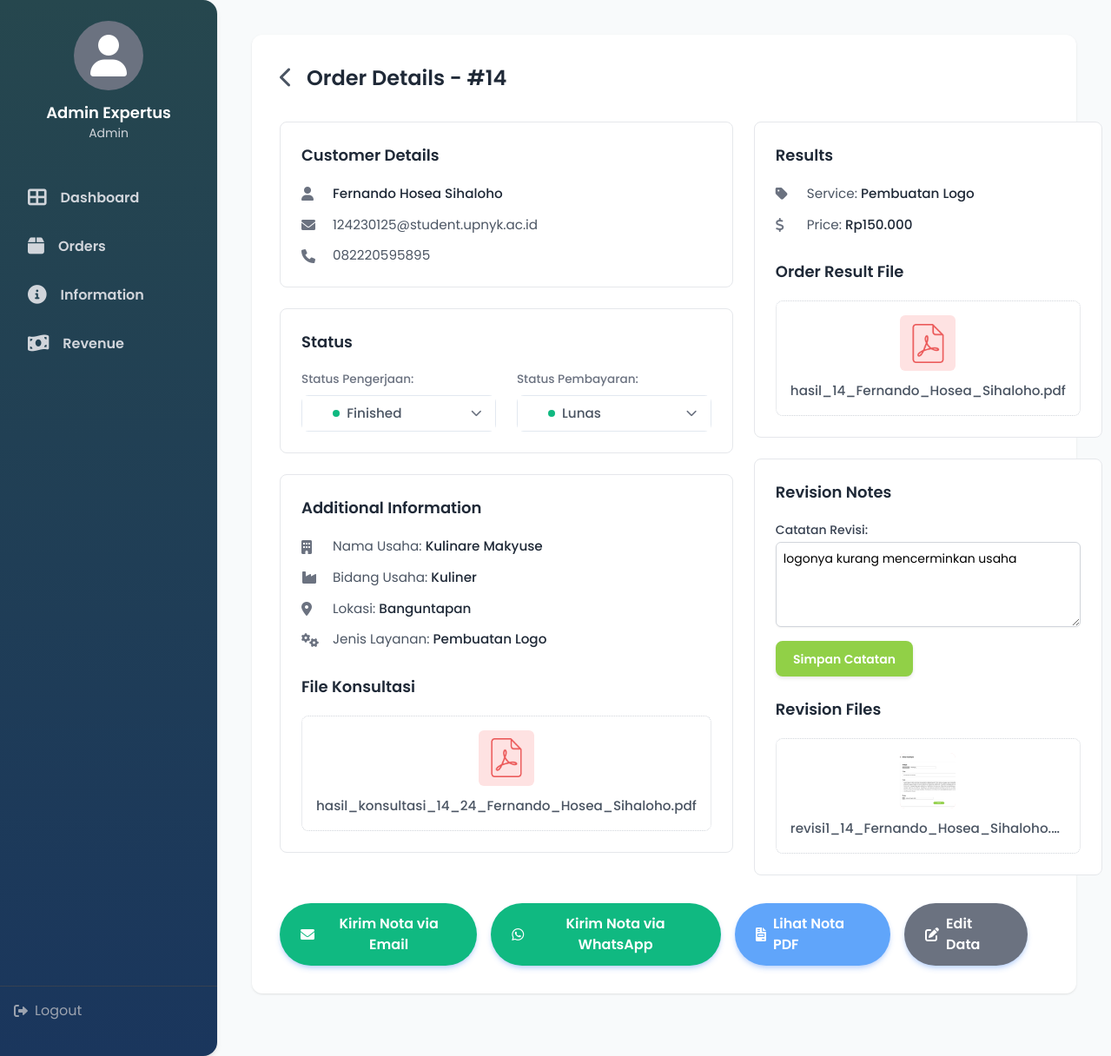
The app's page /admin/orders/detail.php?IdConsult=14 (signed in) with its own data.
### tables this page shows
CREATE TABLE `consult` (
  `IdConsult` int(11) NOT NULL,
  `IdCust` int(11) DEFAULT NULL,
  `HasilConsult` text DEFAULT NULL,
  `PembayaranDP` text DEFAULT NULL,
  `BayarLunas` text DEFAULT NULL,
  `StatusPembayaran` varchar(50) DEFAULT NULL,
  `StatusPengerjaan` varchar(50) DEFAULT NULL,
  `HasilPengerjaan` text DEFAULT NULL,
  `CatatanRevisi` text DEFAULT NULL,
  `Revisi1` text DEFAULT NULL,
  `Revisi2` text DEFAULT NULL,
  `created_at` date NOT NULL,
  `updated_at` date NOT NULL
);

CREATE TABLE `customer` (
  `IdCust` int(11) NOT NULL,
  `Nama` varchar(100) DEFAULT NULL,
  `Email` varchar(100) DEFAULT NULL,
  `NoTelp` varchar(20) DEFAULT NULL,
  `NamaUsaha` varchar(100) DEFAULT NULL,
  `BidangUsaha` varchar(100) DEFAULT NULL,
  `JenisLayanan` varchar(100) DEFAULT NULL,
  `Lokasi` varchar(100) DEFAULT NULL,
  `Harga` decimal(15,2) DEFAULT NULL,
  `created_at` date NOT NULL,
  `updated_at` date NOT NULL
);

### Admin/orders/detail.php (the view, shortened to what this page needs)
<?php
require_once dirname(dirname(__DIR__)) . '/includes/db_config.php';
$consult_id_from_url = filter_var(isset($_GET['IdConsult']) ? $_GET['IdConsult'] : null, FILTER_VALIDATE_INT);
$order_detail = null;
if ($consult_id_from_url !== false && $consult_id_from_url !== null) {
    global $conn;
    $sql_get_order_detail = "SELECT
                                c.IdCust,
                                c.Nama AS customer_name,
                                c.Email AS customer_email,
                                c.NoTelp AS customer_phone,
                                c.NamaUsaha AS nama_usaha,
                                c.BidangUsaha AS bidang_usaha,
                                c.Lokasi AS lokasi_usaha,
                                c.JenisLayanan AS jenis_layanan,
                                c.Harga AS price,
                                con.IdConsult,
                                con.HasilConsult,
                                con.CatatanRevisi AS revision_text,
                                con.Revisi1 AS revision_file_1,
                                con.Revisi2 AS revision_file_2,
                                con.HasilPengerjaan AS order_result_file,
                                con.PembayaranDP,
                                con.BayarLunas,
                                con.StatusPengerjaan AS status_pengerjaan,
                                con.StatusPembayaran AS status_pembayaran
                            FROM `consult` AS con
                            JOIN `customer` AS c ON con.IdCust = c.IdCust
                            WHERE con.IdConsult = ?";
    if ($stmt_detail = $conn->prepare($sql_get_order_detail)) {
        $stmt_detail->bind_param('i', $consult_id_from_url);
        $stmt_detail->execute();
        $result_detail = $stmt_detail->get_result();
        if ($result_detail->num_rows > 0) {
            $order_detail = $result_detail->fetch_assoc();
            $order_detail['price'] = number_format((float)$order_detail['price'], 0, ',', '.');
            $order_detail['service_name'] = $order_detail['jenis_layanan'];
        } else {
            error_log("DEBUG: Order dengan ID " . $consult_id_from_url . " tidak ditemukan di database.");
        }
    } else {
        $update_error = "Kesalahan persiapan query detail order: " . $conn->error;
        error_log("ERROR: Kesalahan persiapan query detail order: " . $conn->error);
    }
}
        ?>
        <?php
function getFileExtension($path) {
    return strtolower(pathinfo($path, PATHINFO_EXTENSION));
}
function getFileIconPath($extension) {
    switch ($extension) {
        case 'pdf':
            return BASE_URL . '/public/images/icons/logopdf.png';
    }
}
function getFileNameFromUrl($url_path) {
    return basename($url_path);
}
?>
<!DOCTYPE html>
<html lang="en">
<head>
    <link href="https://cdn.jsdelivr.net/npm/tailwindcss@2.2.19/dist/tailwind.min.css" rel="stylesheet">
    <link rel="stylesheet" href="https://cdnjs.cloudflare.com/ajax/libs/font-awesome/6.0.0-beta3/css/all.min.css">
</head>
<body class="flex">
    <?php include dirname(dirname(__DIR__)) . '/admin/includes/sidebar.php'; ?>
    <div class="content">
        <div class="order-detail-card">
            <div class="detail-header">
                <a href="<?php echo BASE_URL; ?>/admin/orders/index.php"><i class="fas fa-chevron-left"></i></a>
                <h2>Order Details - #<?php echo htmlspecialchars($order_detail['IdConsult']); ?></h2>
            </div>
            <div class="detail-grid">
                <div class="detail-column-wrapper">
                    <div class="detail-section-card">
                        <h3>Customer Details</h3>
                        <div class="detail-item">
                            <i class="fas fa-user"></i> <span><strong><?php echo htmlspecialchars($order_detail['customer_name']); ?></strong></span>
                        </div>
                        <div class="detail-item">
                            <i class="fas fa-envelope"></i> <span><?php echo htmlspecialchars($order_detail['customer_email']); ?></span>
                        </div>
                        <div class="detail-item">
                            <i class="fas fa-phone"></i> <span><?php echo htmlspecialchars($order_detail['customer_phone']); ?></span>
                        </div>
                    </div>
                    <div class="detail-section-card">
                        <h3>Status</h3>
                        <form action="" method="POST" id="statusUpdateForm">
                            <div class="status-fields-container">
                                <div class="status-field-group">
                                    <label for="status_pengerjaan">Status Pengerjaan:</label>
                                    <div class="custom-select-wrapper">
                                        <select id="status_pengerjaan" name="status_pengerjaan" class="status-select">
                                            <option value="Finished" <?php echo ($order_detail['status_pengerjaan'] == 'Finished') ? 'selected' : ''; ?>>Finished</option>
                                        </select>
                                        <div class="select-display">
                                            <span class="status-dot"></span>
                                            <span class="status-text-content"></span>
                                        </div>
                                        <i class="fas fa-chevron-down select-arrow"></i>
                                    </div>
                                </div>
                                <div class="status-field-group">
                                    <label for="status_pembayaran">Status Pembayaran:</label>
                                    <div class="custom-select-wrapper">
                                        <select id="status_pembayaran" name="status_pembayaran" class="status-select">
                                            <option value="Lunas" <?php echo ($order_detail['status_pembayaran'] == 'Lunas') ? 'selected' : ''; ?>>Lunas</option>
                                        </select>
                                        <div class="select-display">
                                            <span class="status-dot"></span>
                                            <span class="status-text-content"></span>
                                        </div>
                                        <i class="fas fa-chevron-down select-arrow"></i>
                                    </div>
                                </div>
                            </div>
                        </form>
                    </div>
                    <div class="detail-section-card">
                        <h3>Additional Information</h3>
                        <div class="detail-item">
                            <i class="fas fa-building"></i> <span>Nama Usaha: <strong><?php echo htmlspecialchars($order_detail['nama_usaha'] ?? 'N/A'); ?></strong></span>
                        </div>
                        <div class="detail-item">
                            <i class="fas fa-industry"></i> <span>Bidang Usaha: <strong><?php echo htmlspecialchars($order_detail['bidang_usaha'] ?? 'N/A'); ?></strong></span>
                        </div>
                        <div class="detail-item">
                            <i class="fas fa-map-marker-alt"></i> <span>Lokasi: <strong><?php echo htmlspecialchars($order_detail['lokasi_usaha'] ?? 'N/A'); ?></strong></span>
                        </div>
                        <div class="detail-item">
                            <i class="fas fa-cogs"></i> <span>Jenis Layanan: <strong><?php echo htmlspecialchars($order_detail['jenis_layanan'] ?? 'N/A'); ?></strong></span>
                        </div>
                        <h3 class="mt-4 mb-2">File Konsultasi</h3>
                        <?php if (!empty($order_detail['HasilConsult'])): ?>
                            <?php
                            $file_url = BASE_URL . $order_detail['HasilConsult'];
                            $file_ext = getFileExtension($order_detail['HasilConsult']);
                            $file_name = getFileNameFromUrl($order_detail['HasilConsult']);
                            ?>
                            <a href="<?php echo htmlspecialchars($file_url); ?>" target="_blank" class="file-card-item">
                                <div class="file-icon-wrapper">
                                    <?php if (in_array($file_ext, ['jpg', 'jpeg', 'png', 'gif'])): ?>
                                        <img src="<?php echo htmlspecialchars($file_url); ?>" alt="Preview Gambar" class="file-preview-image">
                                    <?php else: ?>
                                        <img src="<?php echo htmlspecialchars(getFileIconPath($file_ext)); ?>" alt="<?php echo htmlspecialchars($file_ext); ?> Icon" class="file-type-icon">
                                    <?php endif; ?>
                                </div>
                                <span class="file-name-text"><?php echo htmlspecialchars($file_name); ?></span>
                            </a>
                        <?php else: ?>
                            <p class="text-gray-500 text-sm mt-2">Tidak ada file konsultasi.</p>
                        <?php endif; ?>
                    </div>
                </div>
                <div class="detail-column-wrapper">
                    <div class="detail-section-card">
                        <h3>Results</h3>
                        <div class="detail-item">
                            <i class="fas fa-tag"></i> <span>Service: <strong><?php echo htmlspecialchars($order_detail['service_name'] ?? 'N/A'); ?></strong></span>
                        </div>
                        <div class="detail-item">
                            <i class="fas fa-dollar-sign"></i> <span>Price: <strong>Rp<?php echo htmlspecialchars($order_detail['price'] ?? 'N/A'); ?></strong></span>
                        </div>
                        <h3 class="mt-4 mb-2">Order Result File</h3>
                        <?php if (!empty($order_detail['order_result_file'])): ?>
                            <?php
                            $file_url = BASE_URL . $order_detail['order_result_file'];
                            $file_ext = getFileExtension($order_detail['order_result_file']);
                            $file_name = getFileNameFromUrl($order_detail['order_result_file']);
                            ?>
                            <a href="<?php echo htmlspecialchars($file_url); ?>" target="_blank" class="file-card-item">
                                <div class="file-icon-wrapper">
                                    <?php if (in_array($file_ext, ['jpg', 'jpeg', 'png', 'gif'])): ?>
                                        <img src="<?php echo htmlspecialchars($file_url); ?>" alt="Preview Gambar" class="file-preview-image">
                                    <?php else: ?>
                                        <img src="<?php echo htmlspecialchars(getFileIconPath($file_ext)); ?>" alt="<?php echo htmlspecialchars($file_ext); ?> Icon" class="file-type-icon">
                                    <?php endif; ?>
                                </div>
                                <span class="file-name-text"><?php echo htmlspecialchars($file_name); ?></span>
                            </a>
                        <?php else: ?>
                            <p class="text-gray-500 text-sm mt-2">Hasil order belum diunggah.</p>
                        <?php endif; ?>
                    </div>
                    <div class="detail-section-card">
                        <h3>Revision Notes</h3> <form action="" method="POST">
                            <div class="form-group mb-4">
                                <label for="revision_text" class="block text-sm font-medium text-gray-700 mb-1">Catatan Revisi:</label>
                                <textarea id="revision_text" name="revision_text" rows="4"
                                          class="mt-1 block w-full border border-gray-300 rounded-md shadow-sm p-2 focus:ring-blue-500 focus:border-blue-500 sm:text-sm"
                                          placeholder="Masukkan catatan revisi di sini..."><?php echo htmlspecialchars($order_detail['revision_text'] ?? ''); ?></textarea>
                            </div>
                            <button type="submit" class="inline-flex justify-center py-2 px-4 border border-transparent shadow-sm text-sm font-medium rounded-md text-white bg-green-500 hover:bg-green-600 focus:outline-none focus:ring-2 focus:ring-offset-2 focus:ring-green-500">
                                Simpan Catatan
                            </button>
                        </form>
                        <h3 class="mt-6 mb-2">Revision Files</h3> <div class="grid grid-cols-1 gap-2">
                            <?php if (!empty($order_detail['revision_file_1'])): ?>
                                <?php
                                $file_url = BASE_URL . $order_detail['revision_file_1'];
                                $file_ext = getFileExtension($order_detail['revision_file_1']);
                                $file_name = getFileNameFromUrl($order_detail['revision_file_1']);
                                ?>
                                <a href="<?php echo htmlspecialchars($file_url); ?>" target="_blank" class="file-card-item">
                                    <div class="file-icon-wrapper">
                                        <?php if (in_array($file_ext, ['jpg', 'jpeg', 'png', 'gif'])): ?>
                                            <img src="<?php echo htmlspecialchars($file_url); ?>" alt="Preview Gambar" class="file-preview-image">
                                        <?php else: ?>
                                            <img src="<?php echo htmlspecialchars(getFileIconPath($file_ext)); ?>" alt="<?php echo htmlspecialchars($file_ext); ?> Icon" class="file-type-icon">
                                        <?php endif; ?>
                                    </div>
                                    <span class="file-name-text"><?php echo htmlspecialchars($file_name); ?></span>
                                </a>
                            <?php endif; ?>
                        </div>
                    </div>
                </div>
            </div>
            <div class="button-group-bottom">
                <form action="" method="POST" style="display:inline-block;">
                    <button type="submit" class="action-button send-note">
                        <i class="fas fa-envelope"></i> Kirim Nota via Email
                    </button>
                </form>
                <form action="" method="POST" style="display:inline-block;">
                    <button type="submit" class="action-button send-note">
                        <i class="fab fa-whatsapp"></i> Kirim Nota via WhatsApp
                    </button>
                </form>
                <a href="<?php echo BASE_URL; ?>/admin/orders/invoice_template.php?IdConsult=<?php echo htmlspecialchars($order_detail['IdConsult']); ?>" target="_blank" class="action-button view-invoice-button">
                    <i class="fas fa-file-invoice"></i> Lihat Nota PDF
                </a>
                <a href="<?php echo BASE_URL; ?>/admin/orders/edit.php?IdConsult=<?php echo urlencode($order_detail['IdConsult']); ?>" class="action-button edit-button">
                    <i class="fas fa-edit"></i> Edit Data
                </a>
            </div>
        </div>
    </div>
</body>
</html>

### records on screen
consult: IdConsult "14", IdCust.Nama "Fernando Hosea Sihaloho", IdCust.Email "124230125@student.upnyk.ac.id", IdCust.NoTelp "082220595895", status_pengerjaan "Finished", status_pembayaran "Lunas", IdCust.NamaUsaha "Kulinare Makyuse", IdCust.BidangUsaha "Kuliner", IdCust.Lokasi "Banguntapan", IdCust.JenisLayanan "Pembuatan Logo", HasilConsult "hasil_konsultasi_14_24_Fernando_Hosea_Sihaloho.pdf", HasilPengerjaan "hasil_14_Fernando_Hosea_Sihaloho.pdf", revision_text "logonya kurang mencerminkan usaha", Revisi1 (picture), Revisi1 "revisi1_14_Fernando_Hosea_Sihaloho.…"

### other values on screen
$admin_nama "Admin Expertus"
$order_detail['price'] "150.000"
